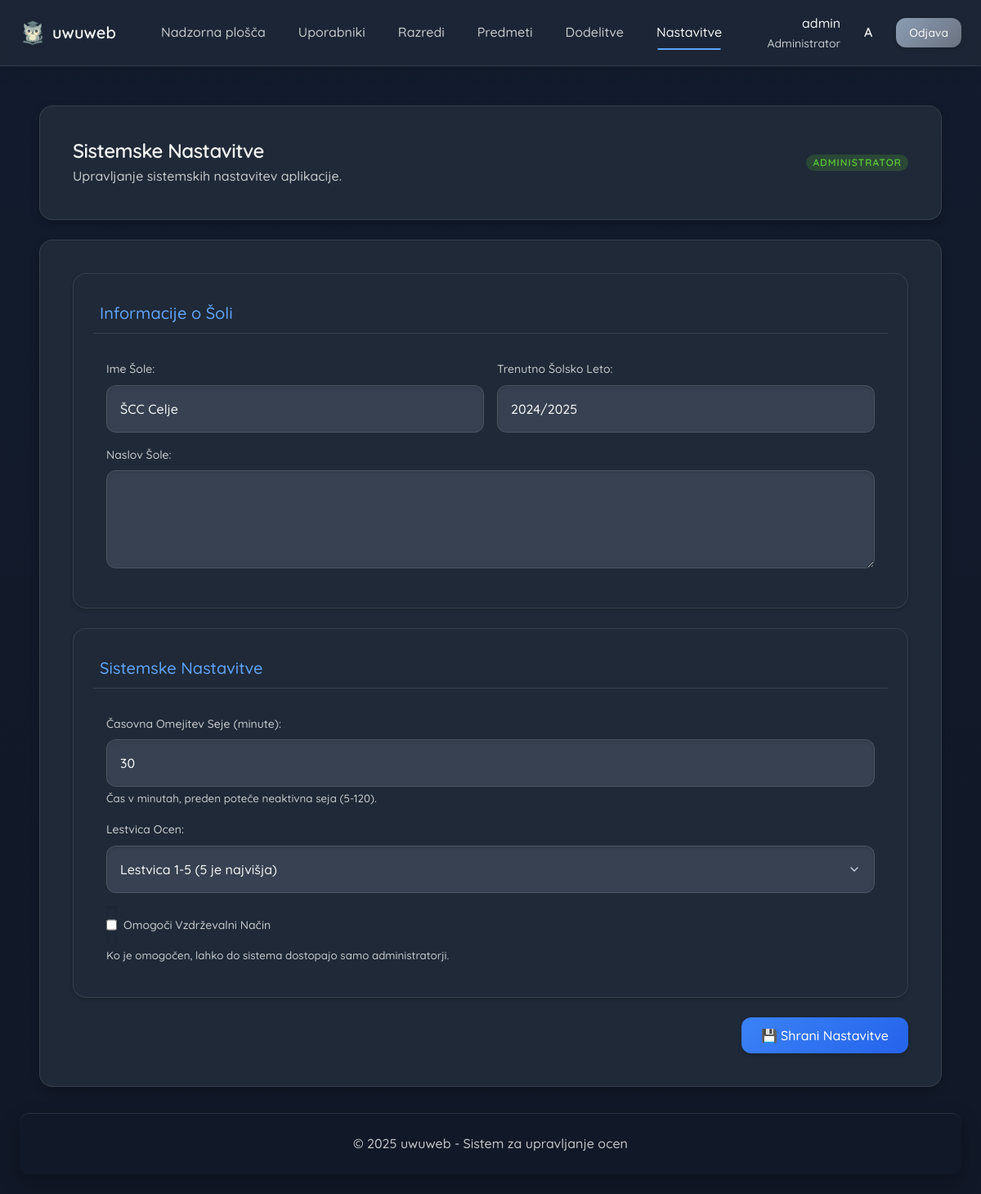
The page /admin/system_settings.php (signed in) on the database its author committed.
### tables this page shows
CREATE TABLE system_settings
(
    id               INT AUTO_INCREMENT PRIMARY KEY,
    school_name      VARCHAR(100) NOT NULL DEFAULT 'ŠCC Celje',
    current_year     VARCHAR(20)  NOT NULL DEFAULT '2024/2025',
    school_address   TEXT,
    session_timeout  INT          NOT NULL DEFAULT 30,
    grade_scale      VARCHAR(20)  NOT NULL DEFAULT '1-5',
    maintenance_mode BOOLEAN      NOT NULL DEFAULT FALSE,
    created_at       TIMESTAMP             DEFAULT CURRENT_TIMESTAMP,
    updated_at       TIMESTAMP             DEFAULT CURRENT_TIMESTAMP ON UPDATE CURRENT_TIMESTAMP
);

### admin/admin_functions.php (called while the page is built, shortened)
<?php
require_once __DIR__ . '/../includes/functions.php';
function getSystemSettings(): array
{
    try {
        $pdo = safeGetDBConnection('getSystemSettings');
        $stmt = $pdo->query("SELECT * FROM system_settings LIMIT 1");
        if ($stmt->rowCount() > 0) return $stmt->fetch(PDO::FETCH_ASSOC);
        return [
            'school_name' => 'ŠCC Celje',
            'current_year' => '2024/2025',
            'school_address' => '',
            'session_timeout' => 30,
            'grade_scale' => '1-5',
            'maintenance_mode' => false
        ];
    } catch (PDOException $e) {
        logDBError("Napaka pri pridobivanju sistemskih nastavitev: " . $e->getMessage());
        return [
            'school_name' => 'ŠCC Celje',
            'current_year' => '2024/2025',
            'school_address' => '',
            'session_timeout' => 30,
            'grade_scale' => '1-5',
            'maintenance_mode' => false
        ];
    }
}

### admin/system_settings.php (the view, shortened to what this page needs)
<?php
require_once 'admin_functions.php';
require_once '../includes/functions.php';
require_once '../includes/header.php';
$settings = [
    'school_name' => 'High School Example',
    'current_year' => '2024/2025',
    'school_address' => '',
    'session_timeout' => 30,
    'grade_scale' => '1-5',
    'maintenance_mode' => false
];
if (function_exists('getSystemSettings')) $settings = getSystemSettings();
?>
<div class="container mt-lg">
    <div class="card shadow rounded-lg mb-xl">
        <div class="card__content p-md">
            <form id="systemSettingsForm" method="POST" action="/uwuweb/admin/system_settings.php">
                <div class="card mb-lg rounded-lg shadow-sm">
                    <div class="card__title p-sm font-medium"
                         style="border-bottom: 1px solid var(--border-color-light);">Informacije o Šoli
                    </div>
                    <div class="card__content p-md">
                        <div class="row">
                            <div class="col col-md-6">
                                <div class="form-group mb-md">
                                    <label class="form-label" for="school_name">Ime Šole:</label>
                                    <input type="text" id="school_name" name="school_name" class="form-input"
                                           value="<?= htmlspecialchars($settings['school_name'] ?? 'High School Example') ?>">
                                </div>
                            </div>
                            <div class="col col-md-6">
                                <div class="form-group mb-md">
                                    <label class="form-label" for="current_year">Trenutno Šolsko Leto:</label>
                                    <input type="text" id="current_year" name="current_year" class="form-input"
                                           placeholder="LLLL/LLLL"
                                           value="<?= htmlspecialchars($settings['current_year'] ?? '2024/2025') ?>">
                                </div>
                            </div>
                        </div>
                        <div class="form-group mb-0">
                            <label class="form-label" for="school_address">Naslov Šole:</label>
                            <textarea id="school_address" name="school_address" class="form-input form-textarea"
                                      rows="2"><?= htmlspecialchars($settings['school_address'] ?? '') ?></textarea>
                        </div>
                    </div>
                </div>
                <div class="card mb-lg rounded-lg shadow-sm">
                    <div class="card__title p-sm font-medium"
                         style="border-bottom: 1px solid var(--border-color-light);">Sistemske Nastavitve
                    </div>
                    <div class="card__content p-md">
                        <div class="form-group mb-md">
                            <label class="form-label" for="session_timeout">Časovna Omejitev Seje (minute):</label>
                            <input type="number" id="session_timeout" name="session_timeout" class="form-input"
                                   value="<?= $settings['session_timeout'] ?? 30 ?>" min="5" max="120">
                            <small class="text-secondary d-block mt-xs">Čas v minutah, preden poteče neaktivna seja
                                (5-120).</small>
                        </div>
                        <div class="form-group mb-md">
                            <label class="form-label" for="grade_scale">Lestvica Ocen:</label>
                            <select id="grade_scale" name="grade_scale" class="form-input form-select">
                                <option value="1-5" <?= ($settings['grade_scale'] ?? '1-5') === '1-5' ? 'selected' : '' ?>>
                                    Lestvica 1-5 (5 je najvišja)
                                </option>
                            </select>
                        </div>
                        <div class="form-group mb-0">
                            <div class="d-flex items-center gap-sm">
                                <input type="checkbox" id="maintenance_mode" name="maintenance_mode" value="1"
                                       class="form-input"
                                       style="width: auto; height: auto;" <?= !empty($settings['maintenance_mode']) ? 'checked' : '' ?>>
                                <label for="maintenance_mode" class="form-label mb-0">Omogoči Vzdrževalni
                                    Način</label>
                            </div>
                            <small class="text-secondary d-block mt-xs">Ko je omogočen, lahko do sistema dostopajo
                                samo administratorji.</small>
                        </div>
                    </div>
                </div>
                <div class="d-flex justify-end mt-lg">
                    <button type="submit" class="btn btn-primary d-flex items-center gap-xs">
                        <span class="text-md">💾</span> Shrani Nastavitve
                    </button>
                </div>
            </form>
        </div>
    </div>
</div>
<?php
include '../includes/footer.php';
?>

### rows shown on the page
system_settings: school_name "ŠCC Celje", current_year "2024/2025", session_timeout "30", grade_scale "Lestvica 1-5 (5 je najvišja)"

### other values the page prints
$username "admin"
$roleName "Administrator"
mb_substr($username, 0, 1) "A"
$title "Sistemske Nastavitve"
$description "Upravljanje sistemskih nastavitev aplikacije."
$displayRoleText "ADMINISTRATOR"
